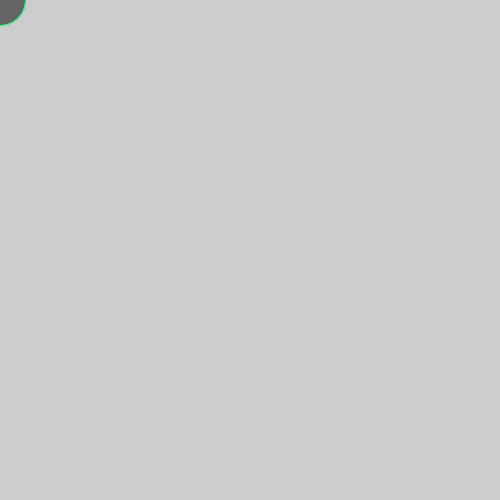
Frame 1 (no input)
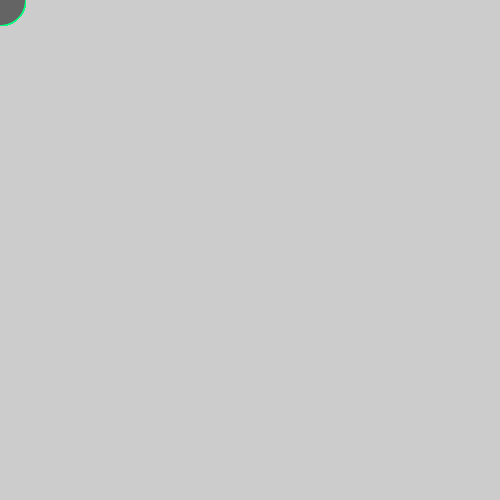
Frame 60 (the mouse pressed at the canvas centre just before this capture)
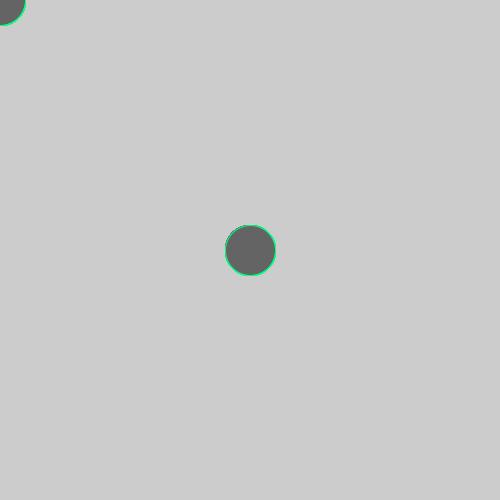
Frame 120 (the mouse held since frame 60 and released just before this capture)

The Processing sketch that drew these frames (run headless with seeded random() and noise(); from frame 60 on, the mouse is pressed at the canvas centre):

// Processing sketch: move_on_all_effective
// ── move_on_all_effective.pde
void setup()
{ 
  size(500,500);
  
}
void draw()
{ 
  
  fill(100);
  stroke(0,255,125);
  ellipse(mouseX,mouseY,50,50);
}
